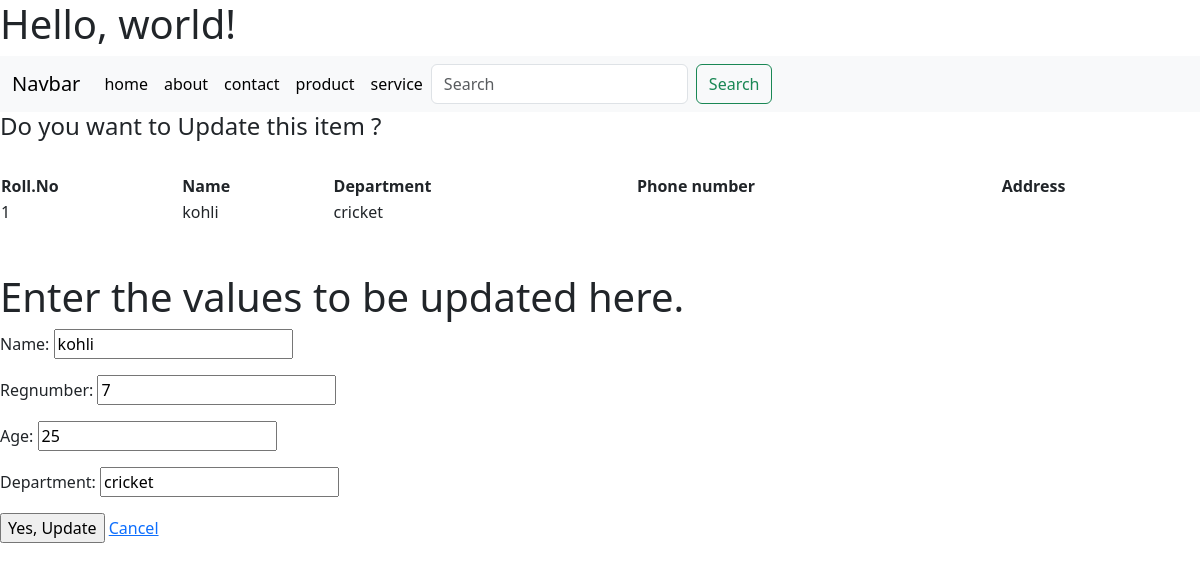
Screenshot of /update/1 with the database file from the repository.
### IT/models.py (models this page shows, shortened)
class Student(models.Model):
    name=models.CharField(max_length=200)
    regnumber=models.IntegerField()
    age=models.IntegerField()
    department=models.CharField(max_length=20)

### IT/views.py (the view)
# urls.py: path('update/<int:id>', views.update, name = 'update'),
def update(request, id):
	obj = get_object_or_404(Student, id =id)
	form = StudentForm(request.POST or None, instance = obj)
	data = Student.objects.get(id = id)
	if form.is_valid():
		form.save()
		return redirect('student')
	context = {'form':form, 'data':data}
	return render(request,'update.html', context )

### IT/forms.py
class StudentForm(ModelForm):
    class Meta:
        model = Student
        fields = "__all__"

### templates/update.html (shortened to what this page needs)
{% extends "base.html" %}
{% block content %}
<div class="main">
    <form method="POST">
    <h4>    Do you want to Update this item ? </h4><br>
<div>
     <table style="width:100%"; border-spacing: 5px;>
              <tr>
                <th>Roll.No</th>
                <th >Name</th>
                <th >Department</th>
                <th >Phone number</th>
                <th >Address</th>
              </tr>
            <tr>
                <td>{{ data.id }}</td>
                <td>{{ data.name }}</td>
                <td>{{ data.department }}</td>
                <td>{{ data.contact }}</td>
                <td>{{ data.address }}</td>
            </tr>
    </table> <br><br>
    <div>
		<h1>Enter the values to be updated here.</h1>
    			{{ form.as_p }}
    </div>
        <input type="submit" value="Yes, Update" />
        <a href="/">Cancel </a>
    </form>
</div>
{% endblock %}

### rows the page displays
Student: id "1", name "kohli", department "cricket", regnumber "7", age "25"
